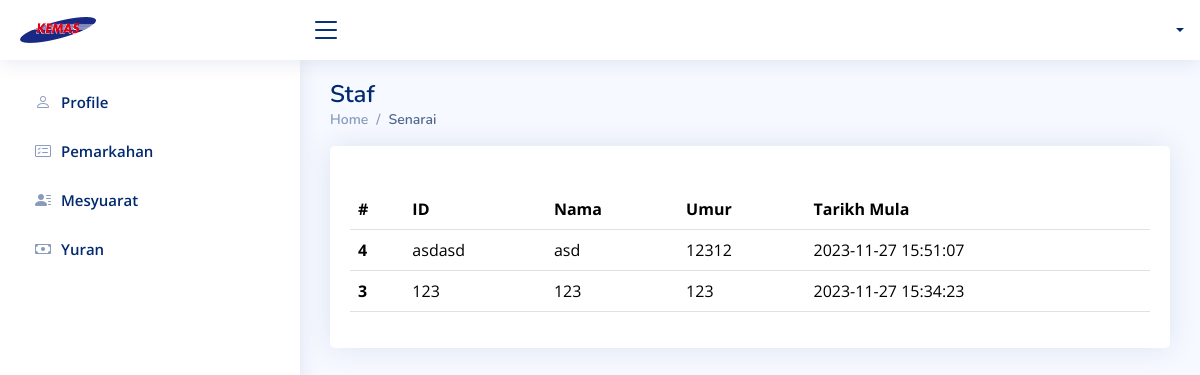
Page /senaraistaf.php on the earlier database version.
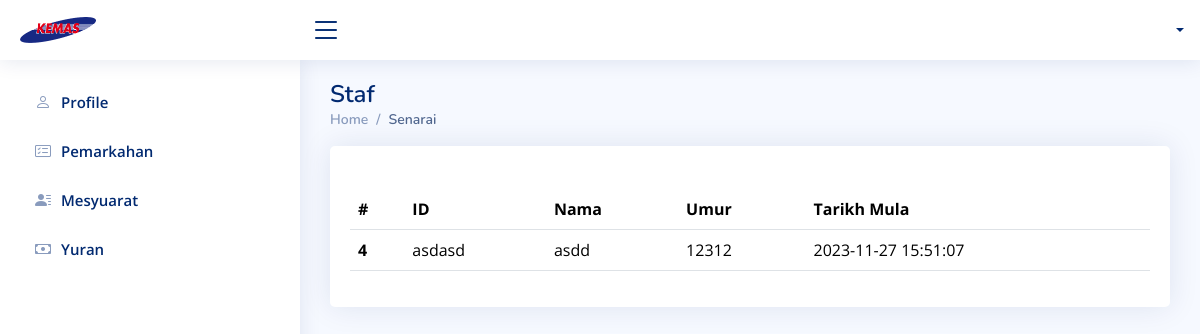
Same page on the later database version.
### tables this page shows
CREATE TABLE IF NOT EXISTS `staf` (
  `id` int NOT NULL AUTO_INCREMENT,
  `idpengguna` text,
  `katalaluan` text,
  `level` int DEFAULT '2',
  `tarikh` timestamp NULL DEFAULT CURRENT_TIMESTAMP,
  PRIMARY KEY (`id`)
);

CREATE TABLE IF NOT EXISTS `staf_profile` (
  `id` int NOT NULL AUTO_INCREMENT,
  `idpengguna` text,
  `nama` text,
  `umur` int NOT NULL,
  `gambar` text,
  PRIMARY KEY (`id`)
);

### senaraistaf.php (the view, shortened to what this page needs)
<?php include('functions.php') ?>
<!DOCTYPE html>
<html lang="en">
<head>
  <?php include('head.php') ?>
</head>
<body>
  <?php include('topnav.php') ?>
  <?php include('sidebar.php') ?>
  <main id="main" class="main">
    <div class="pagetitle">
      <h1>Staf</h1>
      <nav>
        <ol class="breadcrumb">
          <li class="breadcrumb-item"><a href="index.php">Home</a></li>
          <li class="breadcrumb-item active">Senarai</li>
        </ol>
      </nav>
    </div>
    <section class="section">
      <div class="row">
        <div class="col-lg-12">
          <div class="card">
            <div class="card-body">
              <div class="card-title">
              </div>
              <table class="table datatable" style="width:100%">
                <thead>
                  <tr>
                    <th scope="col">#</th>
                    <th scope="col">ID</th>
                    <th scope="col">Nama</th>
                    <th scope="col">Umur</th>
                    <th scope="col">Tarikh Mula</th>
                  </tr>
                </thead>
                <tbody>
                  <?php
                  $username = $_SESSION['username'];
                  $query = "SELECT * FROM staf WHERE NOT idpengguna='$username' ";
                  $result = mysqli_query($db, $query);
                  while ($row = mysqli_fetch_assoc($result)) {
                    $idpengguna2 = $row['idpengguna'];
                    ?>
                    <tr>
                      <th scope="row">
                        <?php echo $row['id'] ?>
                      </th>
                      <td>
                        <?php echo $row['idpengguna'] ?>
                      </td>
                      <?php
                      $query2 = "SELECT * FROM staf_profile WHERE idpengguna='$idpengguna2' ";
                      $result2 = mysqli_query($db, $query2);
                      while ($row2 = mysqli_fetch_assoc($result2)) { ?>
                        <td>
                          <?php echo $row2['nama'] ?>
                        </td>
                        <td>
                          <?php echo $row2['umur'] ?>
                        </td>
                      <?php } ?>
                      <td>
                        <?php echo $row['tarikh'] ?>
                      </td>
                    </tr>
                    <?php
                  }
                  ?>
                </tbody>
              </table>
            </div>
          </div>
        </div>
      </div>
    </section>
  </main>
</body>
</html>

Differences in the rows shown:
removed staf: id "3", idpengguna "123", tarikh "2023-11-27 15:34:23"
no longer on this page (row unchanged): staf_profile: nama "123", umur "123", shown under "3"
changed staf_profile: nama "asd" → "asdd"
